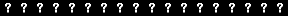

A 2D game scene composited from a Tiled map and its tileset images. What follows is a short description and the map's XML, with every tile layer's data as written:
An orthogonal 18x1 tile map with 16x16 px tiles, 1 tile layer (Kachelebene 1).

<map version="1.0" orientation="orthogonal" renderorder="right-down" width="18" height="1" tilewidth="16" tileheight="16">
 <tileset firstgid="1" name="tiles" tilewidth="16" tileheight="16">
  <image source="../GFX/tiles.png" trans="2797ff" width="256" height="16" />
 </tileset>
 <layer name="Kachelebene 1" width="18" height="1">
  <data>
   <tile gid="1" />
   <tile gid="1" />
   <tile gid="1" />
   <tile gid="1" />
   <tile gid="1" />
   <tile gid="1" />
   <tile gid="1" />
   <tile gid="1" />
   <tile gid="1" />
   <tile gid="1" />
   <tile gid="1" />
   <tile gid="1" />
   <tile gid="1" />
   <tile gid="1" />
   <tile gid="1" />
   <tile gid="1" />
   <tile gid="1" />
   <tile gid="1" />
  </data>
 </layer>
</map>
